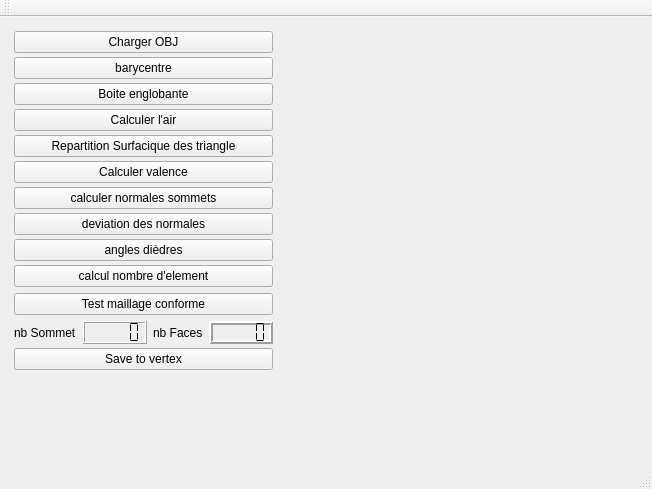
<?xml version="1.0" encoding="UTF-8"?>
<ui version="4.0">
 <class>MainWindow</class>
 <widget class="QMainWindow" name="MainWindow">
  <property name="geometry">
   <rect>
    <x>0</x>
    <y>0</y>
    <width>652</width>
    <height>489</height>
   </rect>
  </property>
  <property name="windowTitle">
   <string>MainWindow</string>
  </property>
  <widget class="QWidget" name="centralWidget">
   <layout class="QHBoxLayout" name="horizontalLayout">
    <item>
     <widget class="QWidget" name="widget_2" native="true">
      <property name="sizePolicy">
       <sizepolicy hsizetype="Maximum" vsizetype="Preferred">
        <horstretch>150</horstretch>
        <verstretch>0</verstretch>
       </sizepolicy>
      </property>
      <property name="minimumSize">
       <size>
        <width>150</width>
        <height>0</height>
       </size>
      </property>
      <layout class="QVBoxLayout" name="verticalLayout">
       <property name="spacing">
        <number>4</number>
       </property>
       <property name="leftMargin">
        <number>3</number>
       </property>
       <property name="topMargin">
        <number>3</number>
       </property>
       <property name="rightMargin">
        <number>3</number>
       </property>
       <property name="bottomMargin">
        <number>3</number>
       </property>
       <item>
        <widget class="QPushButton" name="pushButton_chargement">
         <property name="minimumSize">
          <size>
           <width>200</width>
           <height>0</height>
          </size>
         </property>
         <property name="text">
          <string>Charger OBJ</string>
         </property>
        </widget>
       </item>
       <item>
        <widget class="QPushButton" name="pushButton_barycentre">
         <property name="text">
          <string>barycentre</string>
         </property>
        </widget>
       </item>
       <item>
        <widget class="QPushButton" name="boundingBox">
         <property name="text">
          <string>Boite englobante</string>
         </property>
        </widget>
       </item>
       <item>
        <widget class="QPushButton" name="pushButton_area">
         <property name="text">
          <string>Calculer l'air</string>
         </property>
        </widget>
       </item>
       <item>
        <widget class="QPushButton" name="triangleSurface_proportion">
         <property name="text">
          <string>Repartition Surfacique des triangle</string>
         </property>
        </widget>
       </item>
       <item>
        <widget class="QPushButton" name="getValanceRing">
         <property name="text">
          <string>Calculer valence</string>
         </property>
        </widget>
       </item>
       <item>
        <widget class="QPushButton" name="show_pts_norm">
         <property name="text">
          <string>calculer normales sommets</string>
         </property>
        </widget>
       </item>
       <item>
        <widget class="QPushButton" name="pushButton_fv_angle">
         <property name="text">
          <string>deviation des normales</string>
         </property>
        </widget>
       </item>
       <item>
        <widget class="QPushButton" name="getDiedreAngle">
         <property name="text">
          <string>angles dièdres</string>
         </property>
        </widget>
       </item>
       <item>
        <layout class="QVBoxLayout" name="verticalLayout_7">
         <item>
          <widget class="QPushButton" name="getInformation">
           <property name="text">
            <string>calcul nombre d'element</string>
           </property>
          </widget>
         </item>
         <item>
          <widget class="QPushButton" name="meshIsValid">
           <property name="text">
            <string>Test maillage conforme</string>
           </property>
          </widget>
         </item>
         <item>
          <layout class="QHBoxLayout" name="horizontalLayout_9">
           <item>
            <widget class="QLabel" name="label_3">
             <property name="text">
              <string>nb Sommet</string>
             </property>
            </widget>
           </item>
           <item>
            <widget class="QLCDNumber" name="verticesNumber">
             <property name="segmentStyle">
              <enum>QLCDNumber::Flat</enum>
             </property>
            </widget>
           </item>
           <item>
            <widget class="QLabel" name="label_2">
             <property name="text">
              <string>nb Faces</string>
             </property>
            </widget>
           </item>
           <item>
            <widget class="QLCDNumber" name="facesNumber">
             <property name="lineWidth">
              <number>2</number>
             </property>
             <property name="segmentStyle">
              <enum>QLCDNumber::Flat</enum>
             </property>
            </widget>
           </item>
          </layout>
         </item>
        </layout>
       </item>
       <item>
        <widget class="QPushButton" name="pushButton_save">
         <property name="text">
          <string>Save to vertex</string>
         </property>
        </widget>
       </item>
       <item>
        <spacer name="verticalSpacer">
         <property name="orientation">
          <enum>Qt::Vertical</enum>
         </property>
         <property name="sizeHint" stdset="0">
          <size>
           <width>20</width>
           <height>40</height>
          </size>
         </property>
        </spacer>
       </item>
      </layout>
     </widget>
    </item>
    <item>
     <widget class="MeshViewerWidget" name="displayWidget" native="true"/>
    </item>
   </layout>
  </widget>
  <widget class="QMenuBar" name="menuBar">
   <property name="geometry">
    <rect>
     <x>0</x>
     <y>0</y>
     <width>652</width>
     <height>22</height>
    </rect>
   </property>
  </widget>
  <widget class="QToolBar" name="mainToolBar">
   <attribute name="toolBarArea">
    <enum>TopToolBarArea</enum>
   </attribute>
   <attribute name="toolBarBreak">
    <bool>false</bool>
   </attribute>
  </widget>
  <widget class="QStatusBar" name="statusBar"/>
 </widget>
 <layoutdefault spacing="6" margin="11"/>
 <customwidgets>
  <customwidget>
   <class>MeshViewerWidget</class>
   <extends>QWidget</extends>
   <header location="global">meshviewerwidget.h</header>
   <container>1</container>
  </customwidget>
 </customwidgets>
 <resources/>
 <connections/>
</ui>
